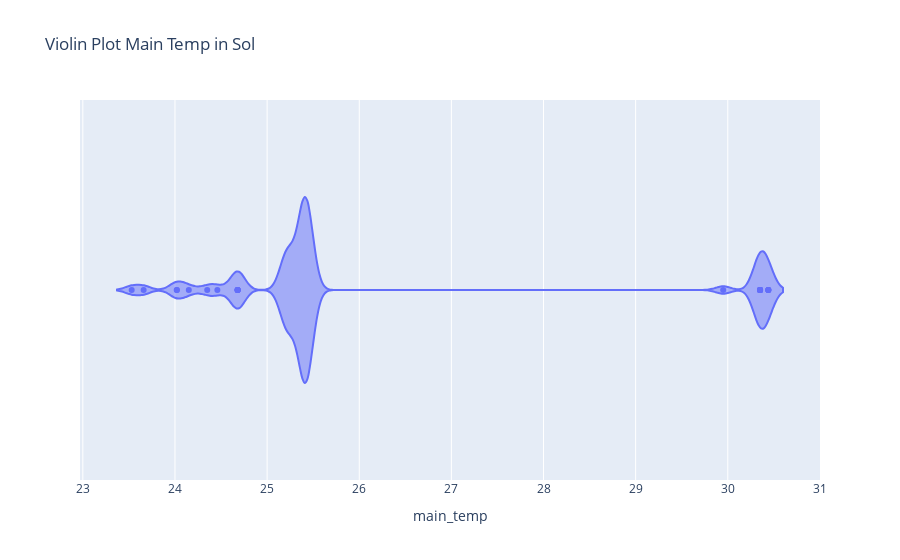

Here is the notebook cell this chart was saved with:
### Code cell
fig = px.violin(df_etl, 'main_temp', title=f"Violin Plot Main Temp in {next(iter(set(df_etl.name)))}")
fig.show()

### Figure 1 — Plotly figure (JSON) as saved in the notebook; plotly's stock layout.template omitted (floating-point values rounded to 4 significant figures)
{"data": [{"alignmentgroup": "True", "box": {"visible": false}, "hovertemplate": "main_temp=%{x}<extra></extra>", "legendgroup": "", "marker": {"color": "#636efa"}, "name": "", "offsetgroup": "", "orientation": "h", "scalegroup": "True", "showlegend": false, "type": "violin", "x": [25.45, 25.45, 25.45, 25.45, 25.41, 25.41, 25.41, 25.41, 25.41, 25.41, 25.41, 25.41, 25.41, 25.41, 25.41, 25.41, 25.41, 25.41, 25.41, 25.41, 25.41, 25.41, 25.41, 25.41, 25.41, 25.22, 25.22, 25.22, 25.22, 25.22, 25.22, 25.22, 25.22, 25.22, 25.22, 24.68, 24.68, 24.68, 24.68, 24.68, 24.46, 24.35, 24.15, 24.02, 24.02, 23.53, 23.66, 29.95, 30.44, 30.44, 30.44, 30.44, 30.35, 30.35, 30.35, 30.35, 30.35, 30.35, 30.35, 30.35], "x0": " ", "xaxis": "x", "y0": " ", "yaxis": "y"}], "layout": {"legend": {"tracegroupgap": 0}, "title": {"text": "Violin Plot Main Temp in Sol"}, "violinmode": "group", "xaxis": {"anchor": "y", "domain": [0, 1], "title": {"text": "main_temp"}}, "yaxis": {"anchor": "x", "domain": [0, 1]}}}
